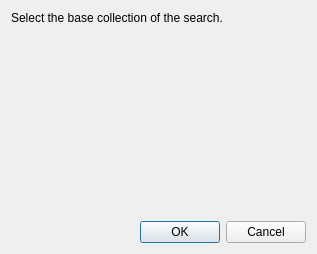
<?xml version="1.0" encoding="UTF-8"?>
<ui version="4.0">
 <class>ItemSelectionDialog</class>
 <widget class="QDialog" name="ItemSelectionDialog">
  <property name="geometry">
   <rect>
    <x>0</x>
    <y>0</y>
    <width>315</width>
    <height>254</height>
   </rect>
  </property>
  <property name="windowTitle">
   <string>Select Collection</string>
  </property>
  <property name="windowIcon">
   <iconset>
    <normaloff>:/icons/icons/binoc24.png</normaloff>:/icons/icons/binoc24.png</iconset>
  </property>
  <layout class="QVBoxLayout">
   <item>
    <layout class="QVBoxLayout">
     <property name="spacing">
      <number>9</number>
     </property>
     <property name="leftMargin">
      <number>0</number>
     </property>
     <property name="rightMargin">
      <number>0</number>
     </property>
     <property name="bottomMargin">
      <number>0</number>
     </property>
     <item>
      <widget class="QLabel" name="helpTextLabel">
       <property name="minimumSize">
        <size>
         <width>0</width>
         <height>35</height>
        </size>
       </property>
       <property name="text">
        <string>Select the base collection of the search.</string>
       </property>
       <property name="alignment">
        <set>Qt::AlignLeading|Qt::AlignLeft|Qt::AlignTop</set>
       </property>
      </widget>
     </item>
     <item>
      <widget class="SelectItemWidget" name="selectItemWidget" native="true">
       <property name="minimumSize">
        <size>
         <width>295</width>
         <height>104</height>
        </size>
       </property>
      </widget>
     </item>
     <item>
      <widget class="QDialogButtonBox" name="buttonBox">
       <property name="orientation">
        <enum>Qt::Horizontal</enum>
       </property>
       <property name="standardButtons">
        <set>QDialogButtonBox::Cancel|QDialogButtonBox::Ok</set>
       </property>
      </widget>
     </item>
    </layout>
   </item>
  </layout>
 </widget>
 <customwidgets>
  <customwidget>
   <class>SelectItemWidget</class>
   <extends>QWidget</extends>
   <header>datafinder.gui.user.common.widget</header>
   <container>1</container>
  </customwidget>
 </customwidgets>
 <resources/>
 <connections>
  <connection>
   <sender>buttonBox</sender>
   <signal>accepted()</signal>
   <receiver>ItemSelectionDialog</receiver>
   <slot>accept()</slot>
   <hints>
    <hint type="sourcelabel">
     <x>248</x>
     <y>254</y>
    </hint>
    <hint type="destinationlabel">
     <x>157</x>
     <y>274</y>
    </hint>
   </hints>
  </connection>
  <connection>
   <sender>buttonBox</sender>
   <signal>rejected()</signal>
   <receiver>ItemSelectionDialog</receiver>
   <slot>reject()</slot>
   <hints>
    <hint type="sourcelabel">
     <x>316</x>
     <y>260</y>
    </hint>
    <hint type="destinationlabel">
     <x>286</x>
     <y>274</y>
    </hint>
   </hints>
  </connection>
 </connections>
</ui>
